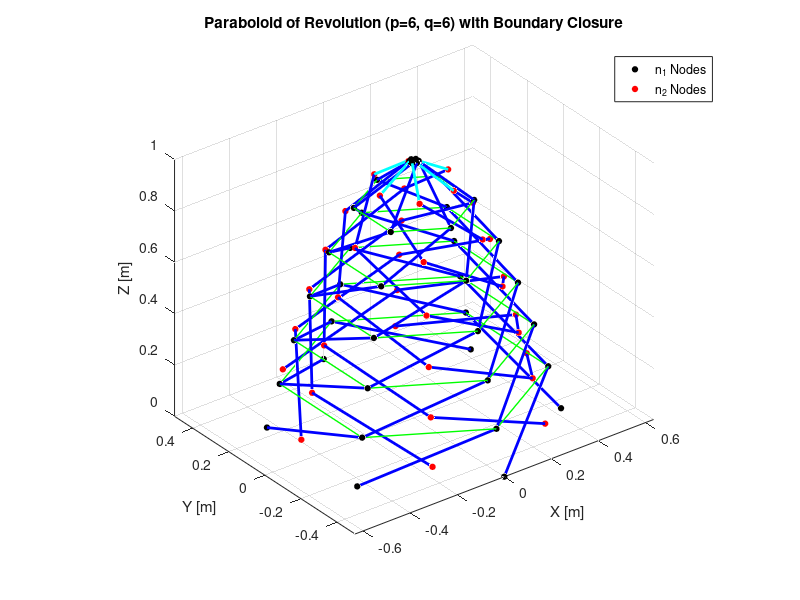

Source code (MATLAB):
clear; clc; close all;

%% 1. Define Structural Parameters
p = 6;          % Number of units around the circumference
q = 6;          % Number of units along the vertical axis
L = 1.0;        % Total length of the structure
a = 1/16;       % Focus of the paraboloid
Ld = 1.001;       % Height of the paraboloid (must be > L)

%% 2. Initialize Node Storage
N1 = zeros(q+1, p, 3); 
N2 = zeros(q+1, p, 3);

%showStrings = ones(7);
%showStrings = zeros(7);
showStrings = [0 0 0 0 0 0 1 0];

%% 3. Calculate Node Coordinates
for i = 0:q
    for k = 0:p-1
        
        % Calculate for l = 1 (Applies to all rows 0 to q)
        l = 1;
        z1 = (2*i + (l-1)) * (L / (2*q));
        theta1 = (2*k + l) * (pi / p);
        r1_val = sqrt(4 * a * (Ld - z1));
        
        N1(i+1, k+1, 1) = r1_val * cos(theta1); 
        N1(i+1, k+1, 2) = r1_val * sin(theta1); 
        N1(i+1, k+1, 3) = z1;                   
        
        % Calculate for l = 2 (Skip for the very top boundary i=q)
        if i < q
            l = 2;
            z2 = (2*i + (l-1)) * (L / (2*q));
            theta2 = (2*k + l) * (pi / p);
            r2_val = sqrt(4 * a * (Ld - z2));
            
            N2(i+1, k+1, 1) = r2_val * cos(theta2); 
            N2(i+1, k+1, 2) = r2_val * sin(theta2); 
            N2(i+1, k+1, 3) = z2;                   
        else
            N2(i+1, k+1, :) = NaN; % n2(q,k) does not exist
        end
        
    end
end
%% 4. Plotting the Structure
figure('Name', 'Double-Helix Paraboloid Tensegrity', 'Color', 'w');
hold on; grid on; axis equal;
view(3);
xlabel('X [m]'); ylabel('Y [m]'); zlabel('Z [m]');
title(sprintf('Paraboloid of Revolution (p=%d, q=%d) with Boundary Closure', p, q));

% Plot nodes
for i = 0:q
    for k = 0:p-1
        plot3(N1(i+1, k+1, 1), N1(i+1, k+1, 2), N1(i+1, k+1, 3), 'ko', 'MarkerFaceColor', 'k', 'MarkerSize', 4);
        if i < q
            plot3(N2(i+1, k+1, 1), N2(i+1, k+1, 2), N2(i+1, k+1, 3), 'ro', 'MarkerFaceColor', 'r', 'MarkerSize', 4);
        end
    end
end

% Plot bars and strings
for i = 0:q-1
    for k = 0:p-1
        
        % Base indices handling circular wrap-around
        k_curr = k + 1;
        kp1 = mod(k + 1, p) + 1;
        km1 = mod(k - 1, p) + 1;
        
        % --- Grab all exact neighbor nodes required by Skelton's matrices ---
        n1_ik      = squeeze(N1(i+1, k_curr, :));  % n1(i, k)
        n2_ik      = squeeze(N2(i+1, k_curr, :));  % n2(i, k)
        
        n1_ip1_kp1 = squeeze(N1(i+2, kp1, :));     % n1(i+1, k+1)
        n2_ip1_km1 = squeeze(N2(i+2, km1, :));     % n2(i+1, k-1)
        
        n1_ip1_k   = squeeze(N1(i+2, k_curr, :));  % n1(i+1, k)
        n2_i_km1   = squeeze(N2(i+1, km1, :));     % n2(i, k-1)
        n1_ip1_km1 = squeeze(N1(i+2, km1, :));     % n1(i+1, k-1)
        
        % --- BARS ---
        % b1: Right-Hand Helix (Connects n1(i,k) to n1(i+1, k+1))
        plot3([n1_ik(1), n1_ip1_kp1(1)], [n1_ik(2), n1_ip1_kp1(2)], [n1_ik(3), n1_ip1_kp1(3)], 'b-', 'LineWidth', 2);
          
        if i < q - 1
            % b2: Left-Hand Helix (Connects n2(i,k) to n2(i+1, k-1))
            plot3([n2_ik(1), n2_ip1_km1(1)], [n2_ik(2), n2_ip1_km1(2)], [n2_ik(3), n2_ip1_km1(3)], 'b-', 'LineWidth', 2);
            
            % --- STRINGS ---
            if showStrings(1) == 1 % s1
                plot3([n1_ik(1), n2_ik(1)], [n1_ik(2), n2_ik(2)], [n1_ik(3), n2_ik(3)], 'r--', 'LineWidth', 1);
            end
            if showStrings(2) == 1 % s2
                plot3([n2_ik(1), n1_ip1_k(1)], [n2_ik(2), n1_ip1_k(2)], [n2_ik(3), n1_ip1_k(3)], 'g--', 'LineWidth', 1);
            end
            if showStrings(3) == 1 % s3
                plot3([n1_ip1_k(1), n2_i_km1(1)], [n1_ip1_k(2), n2_i_km1(2)], [n1_ip1_k(3), n2_i_km1(3)], 'm--', 'LineWidth', 1);
            end
            if showStrings(4) == 1 % s4
                plot3([n2_i_km1(1), n1_ik(1)], [n2_i_km1(2), n1_ik(2)], [n2_i_km1(3), n1_ik(3)], 'k--', 'LineWidth', 1);
            end
            if showStrings(5) == 1 % s5
                plot3([n2_i_km1(1), n2_ik(1)], [n2_i_km1(2), n2_ik(2)], [n2_i_km1(3), n2_ik(3)], 'k--', 'LineWidth', 1);
            end
            if showStrings(6) == 1 % s6
                plot3([n1_ik(1), n1_ip1_k(1)], [n1_ik(2), n1_ip1_k(2)], [n1_ik(3), n1_ip1_k(3)], 'r-', 'LineWidth', 1);
            end
            if showStrings(7) == 1 % s7
                plot3([n1_ip1_km1(1), n1_ip1_k(1)], [n1_ip1_km1(2), n1_ip1_k(2)], [n1_ip1_km1(3), n1_ip1_k(3)], 'g-', 'LineWidth', 1);
            end
            if showStrings(8) == 1 % s8
                plot3([n2_i_km1(1), n2_ip1_km1(1)], [n2_i_km1(2), n2_ip1_km1(2)], [n2_i_km1(3), n2_ip1_km1(3)], 'c--', 'LineWidth', 1);
            end
        else
            % Top boundary closure condition (i = q-1)
            % Skelton replaces b2 with an anchor bar to n1(q, k)
            n1_top = squeeze(N1(i+2, k_curr, :)); 
            plot3([n2_ik(1), n1_top(1)], [n2_ik(2), n1_top(2)], [n2_ik(3), n1_top(3)], 'c-', 'LineWidth', 2); 
        end
    end
end
legend('n_1 Nodes', 'n_2 Nodes');
hold off;
% %% 5. Export Coordinates for SolidWorks
% 
% % --- Export N1 Nodes ---
% % Reshape N1 from [q+1, p, 3] into an (TotalPoints x 3) matrix
% N1_flat = reshape(N1, [], 3); 
% 
% % Remove any NaN rows just in case, though N1 shouldn't have them
% N1_flat(any(isnan(N1_flat), 2), :) = []; 
% 
% N1_flat = N1_flat .* 100;
% 
% % Save as space-delimited TXT (SolidWorks prefers space/tab over commas for XYZ curves)
% writematrix(N1_flat, 'N1_coordinates.txt', 'Delimiter', 'space');
% 
% 
% % --- Export N2 Nodes ---
% % Reshape N2 from [q+1, p, 3] into an (TotalPoints x 3) matrix
% N2_flat = reshape(N2, [], 3);
% 
% N2_flat(any(isnan(N2_flat), 2), :) = []; 
% 
% N2_flat = N2_flat .* 100;
% 
% % Save N2 coordinates
% writematrix(N2_flat, 'N2_coordinates.txt', 'Delimiter', 'space');
% 
% disp('SolidWorks coordinate files generated successfully: N1_coordinates.txt and N2_coordinates.txt');
